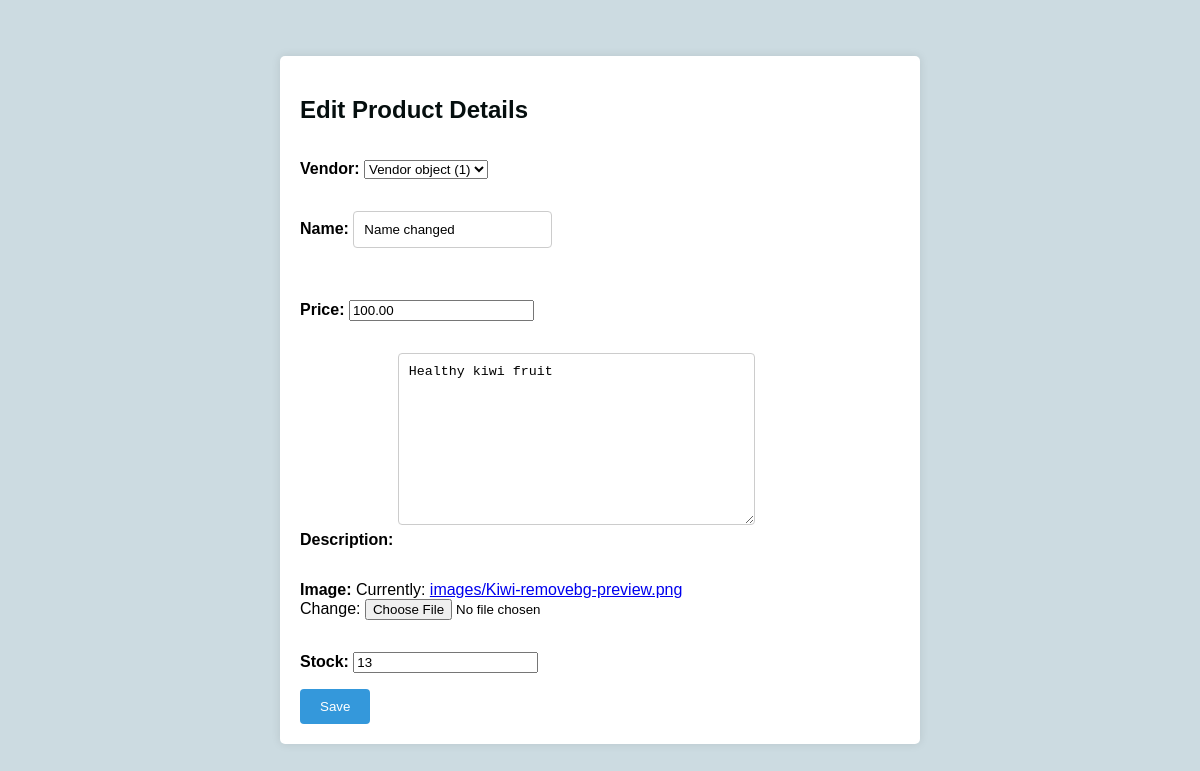
Before: /inventory/products/edit/1 with the older database file.
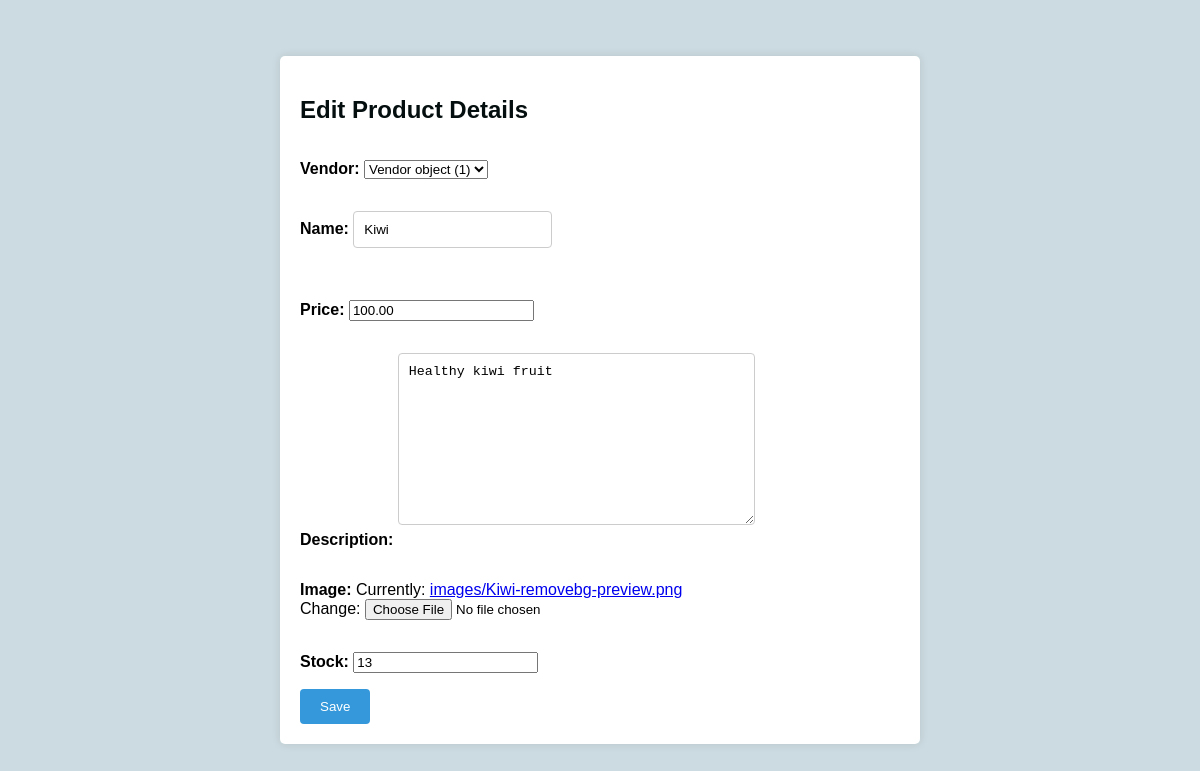
After: the same page with the newer database file.
### inventory/models.py (models this page shows)
class Product(models.Model):
    Vendor = models.ForeignKey(Vendor,null=True,on_delete=models.CASCADE)
    name=models.CharField(max_length=32)
    price=models.DecimalField(max_digits=8,decimal_places=2)
    description=models.TextField()
    image=models.ImageField(upload_to='images/')
    date_created=models.DateTimeField(auto_now_add=True)
    date_updated=models.DateTimeField(auto_now=True)
    stock=models.PositiveIntegerField()

### inventory/views.py (the view)
# urls.py: path("products/edit/<int:id>" ,product_update, name = "product_update_view"),
def product_update(request, id):
    product = Product.objects.get(id=id)
    if request.method == 'POST':
        form = ProductUploadForm(request.POST, instance=product)
        if form.is_valid():
            form.save()
            return redirect("product_detail_view", id=product.id)
    else:
        form =ProductUploadForm(instance=product)
        return render(request, "inventory/edit_product.html", {'form': form})

### inventory/forms.py
class ProductUploadForm(forms.ModelForm):
    class Meta:
        model = Product
        fields = "__all__"

### templates/inventory/edit_product.html (shortened to what this page needs)
<!DOCTYPE html>
<html lang="en">
<head>
</head>
<body>
    <div class="edit-form-container">
        <h2 class="edit-title">Edit Product Details</h2>
        <form method="POST">
            {{ form.as_p }}
            <button type="submit">Save</button>
        </form>
    </div>
</body>
</html>

Changed rows visible on the page:
changed Product "Vendor object (1)": name "Name changed" → "Kiwi"
